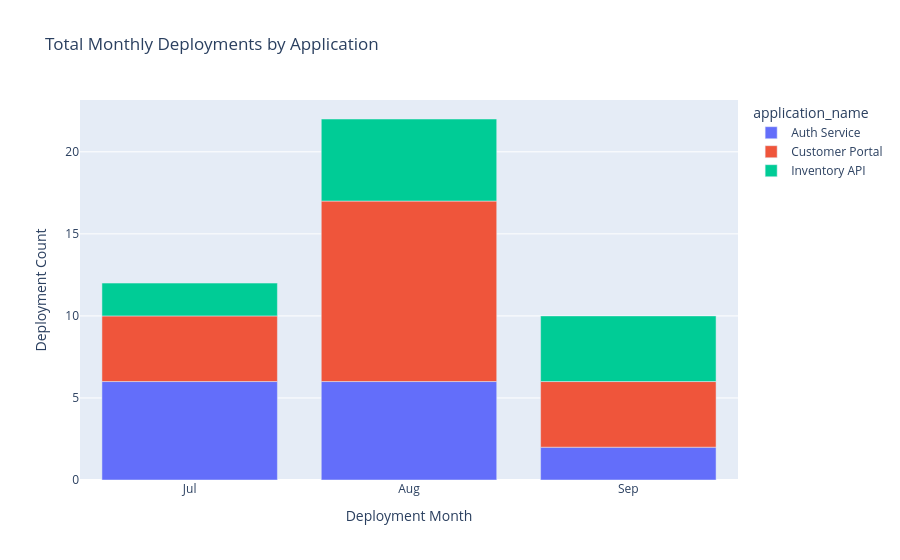

This figure's notebook cell:
### Code cell
# display dataframe as figure
fig_month_all_bar = px.bar(
	data_frame=df_deploy_group_month_app,
	title="Total Monthly Deployments by Application",
	x="month",
	y="count",
	color="application_name",	# Changing this determines the divisions
)

fig_month_all_bar.update_yaxes(
	title_text="Deployment Count"
)

fig_month_all_bar.update_xaxes(
	title_text="Deployment Month",
	tickvals=list(range(1,13)),
	ticktext=['Jan', 'Feb', 'Mar', 'Apr', 'May', 'Jun', 'Jul', 'Aug', 'Sep', 'Oct', 'Nov', 'Dec'],
)

fig_month_all_bar.show()

### Figure 1 — Plotly figure (JSON) as saved in the notebook; plotly's stock layout.template omitted (floating-point values rounded to 4 significant figures)
{"data": [{"hovertemplate": "application_name=Auth Service<br>month=%{x}<br>count=%{y}<extra></extra>", "legendgroup": "Auth Service", "marker": {"color": "#636efa", "pattern": {"shape": ""}}, "name": "Auth Service", "orientation": "v", "showlegend": true, "textposition": "auto", "type": "bar", "x": [7, 8, 9], "xaxis": "x", "y": [6, 6, 2], "yaxis": "y"}, {"hovertemplate": "application_name=Customer Portal<br>month=%{x}<br>count=%{y}<extra></extra>", "legendgroup": "Customer Portal", "marker": {"color": "#EF553B", "pattern": {"shape": ""}}, "name": "Customer Portal", "orientation": "v", "showlegend": true, "textposition": "auto", "type": "bar", "x": [7, 8, 9], "xaxis": "x", "y": [4, 11, 4], "yaxis": "y"}, {"hovertemplate": "application_name=Inventory API<br>month=%{x}<br>count=%{y}<extra></extra>", "legendgroup": "Inventory API", "marker": {"color": "#00cc96", "pattern": {"shape": ""}}, "name": "Inventory API", "orientation": "v", "showlegend": true, "textposition": "auto", "type": "bar", "x": [7, 8, 9], "xaxis": "x", "y": [2, 5, 4], "yaxis": "y"}], "layout": {"barmode": "relative", "legend": {"title": {"text": "application_name"}, "tracegroupgap": 0}, "title": {"text": "Total Monthly Deployments by Application"}, "xaxis": {"anchor": "y", "domain": [0, 1], "ticktext": ["Jan", "Feb", "Mar", "Apr", "May", "Jun", "Jul", "Aug", "Sep", "Oct", "Nov", "Dec"], "tickvals": [1, 2, 3, 4, 5, 6, 7, 8, 9, 10, 11, 12], "title": {"text": "Deployment Month"}}, "yaxis": {"anchor": "x", "domain": [0, 1], "title": {"text": "Deployment Count"}}}}
